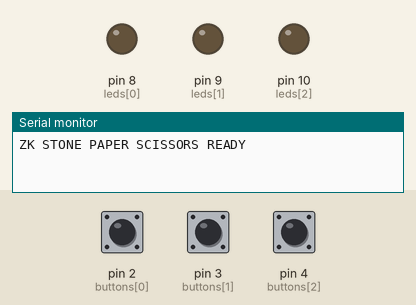
Recording of a sketch running on a simulated Arduino Uno, built with avr-gcc and run on an emulated ATmega328P. On the bench: output pins drawn as LEDs (lit = HIGH), the last lines printed to the serial monitor. Inputs (shaded band) come from the test bench; at power-on: pin 2 (buttons[0]) HIGH, pin 3 (buttons[1]) HIGH, pin 4 (buttons[2]) HIGH. Random numbers use the default seed unless the sketch sets one.

Above: at 1.7 s.
1.8 s: pin 2 (buttons[0]) pulled LOW for 0.15 s
At 2.3 s:
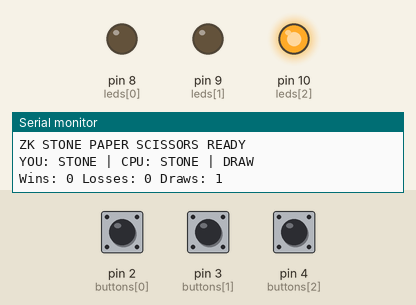
3.4 s: pin 3 (buttons[1]) pulled LOW for 0.15 s
At 4.6 s:
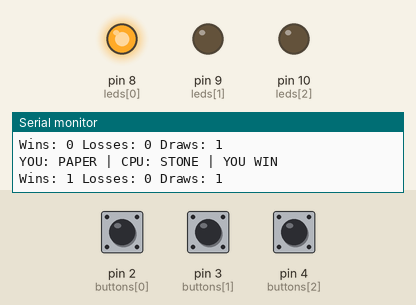
5.0 s: pin 4 (buttons[2]) pulled LOW for 0.15 s
At 6.0 s:
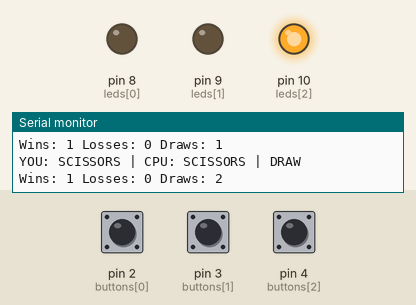
6.6 s: pin 2 (buttons[0]) pulled LOW for 1 s
At 7.2 s:
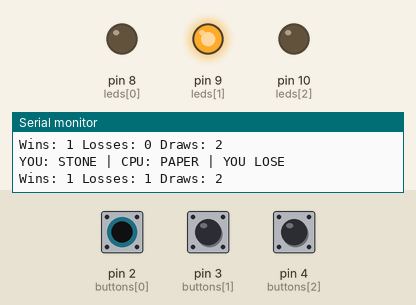
9.1 s: pin 3 (buttons[1]) pulled LOW for 1 s
At 10.3 s:
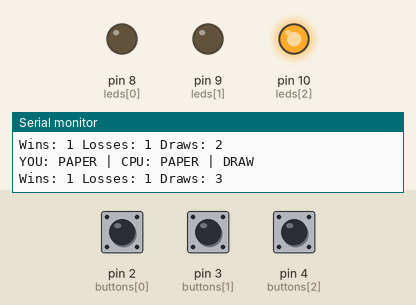
11.6 s: pin 4 (buttons[2]) pulled LOW for 1 s
At 12.2 s:
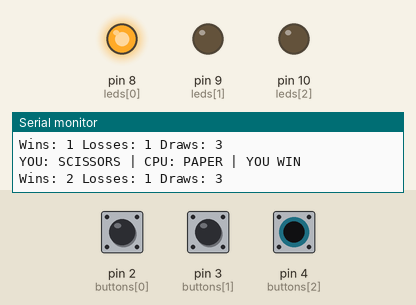
Timing chart, 0 to 14.6 s (numbered marks = the images above; inputs shaded):
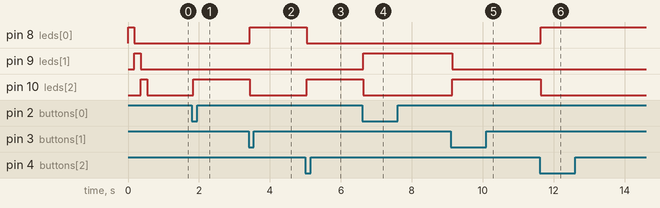

The sketch:

Arduino_UNO_R4_WiFi.ino
```cpp
// ZK Stone Paper Scissors - UNO R4 WiFi
// by TechBaseML
// Buttons: Stone 2, Paper 3, Scissors 4 to GND.
// LEDs: Green WIN 8, Red LOSE 9, Yellow DRAW 10.
// Each LED: pin -> 220-ohm resistor -> long LED leg; short leg -> GND.
// Use USB 5V power; never connect a 9V battery to the 5V pin.
const int buttons[3]={2,3,4};
const int leds[3]={8,9,10};
const char* names[3]={"STONE","PAPER","SCISSORS"};
bool stable[3]={HIGH,HIGH,HIGH};
bool previous[3]={HIGH,HIGH,HIGH};
unsigned long changed[3]={0,0,0};
unsigned long wins=0, losses=0, draws=0;
void clearLeds(){for(int i=0;i<3;i++)digitalWrite(leds[i],LOW);}
void play(int player){
  int cpu=random(3);
  int outcome=(player-cpu+3)%3; // 0 draw, 1 win, 2 lose
  clearLeds();
  digitalWrite(leds[outcome==0?2:outcome==1?0:1],HIGH);
  if(outcome==0)draws++;else if(outcome==1)wins++;else losses++;
  Serial.print("YOU: ");Serial.print(names[player]);
  Serial.print(" | CPU: ");Serial.print(names[cpu]);
  Serial.print(" | ");Serial.println(outcome==0?"DRAW":outcome==1?"YOU WIN":"YOU LOSE");
  Serial.print("Wins: ");Serial.print(wins);
  Serial.print(" Losses: ");Serial.print(losses);
  Serial.print(" Draws: ");Serial.println(draws);
}
void setup(){
  Serial.begin(9600);
  for(int i=0;i<3;i++){pinMode(buttons[i],INPUT_PULLUP);pinMode(leds[i],OUTPUT);}
  clearLeds();
  // Leave analog seed pin A0 unconnected. Pseudorandom, suitable for a classroom game.
  randomSeed((unsigned long)analogRead(A0) ^ micros());
  for(int i=0;i<3;i++){digitalWrite(leds[i],HIGH);delay(180);digitalWrite(leds[i],LOW);}
  Serial.println("ZK STONE PAPER SCISSORS READY");
}
void loop(){
  for(int i=0;i<3;i++){
    bool reading=digitalRead(buttons[i]);
    if(reading!=previous[i])changed[i]=millis();
    if(millis()-changed[i]>=35 && reading!=stable[i]){
      stable[i]=reading;
      if(stable[i]==LOW)play(i);
    }
    previous[i]=reading;
  }
}
```

Measured:
- after the input at 1.8 s, pin 10 (leds[2]): LOW → HIGH at once
- after the input at 3.4 s, pin 8 (leds[0]): LOW → HIGH at once; pin 10 (leds[2]): HIGH → LOW at once
- after the input at 5.0 s, pin 8 (leds[0]): HIGH → LOW at once; pin 10 (leds[2]): LOW → HIGH at once
- after the input at 6.6 s, pin 9 (leds[1]): LOW → HIGH at once; pin 10 (leds[2]): HIGH → LOW at once
- after the input at 9.1 s, pin 9 (leds[1]): HIGH → LOW at once; pin 10 (leds[2]): LOW → HIGH at once
- after the input at 11.6 s, pin 8 (leds[0]): LOW → HIGH at once; pin 10 (leds[2]): HIGH → LOW at once
